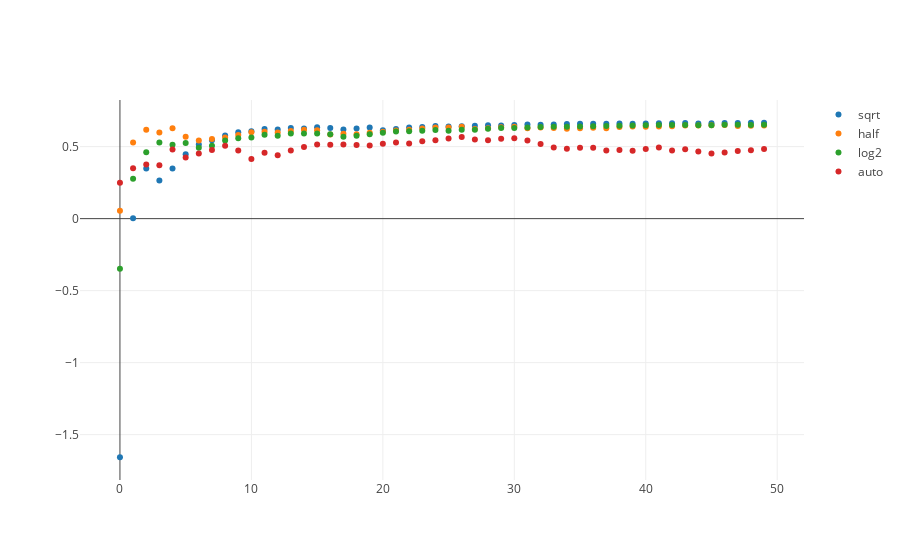

Write notebook code for a chart like this one.
### Code cell
from graph import trace_values, plot
x_vals = list(range(0, 50))
sqrt_trace = trace_values(x_vals,r2_scores_sqrt, name = 'sqrt')
half_trace = trace_values(x_vals,r2_scores_half, name = 'half')
log2_trace = trace_values(x_vals,r2_scores_log2, name = 'log2')
auto_trace = trace_values(x_vals,r2_scores_auto, name = 'auto')
plot([sqrt_trace, half_trace, log2_trace, auto_trace])
